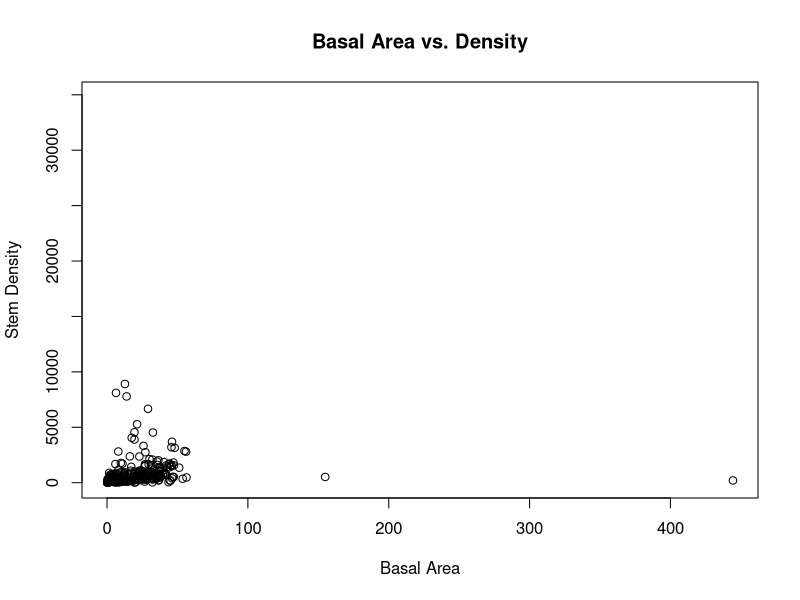
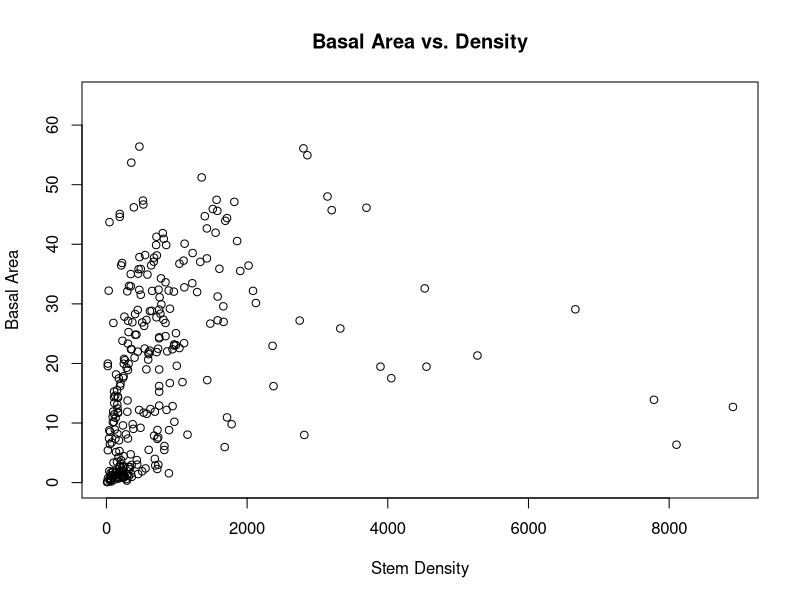
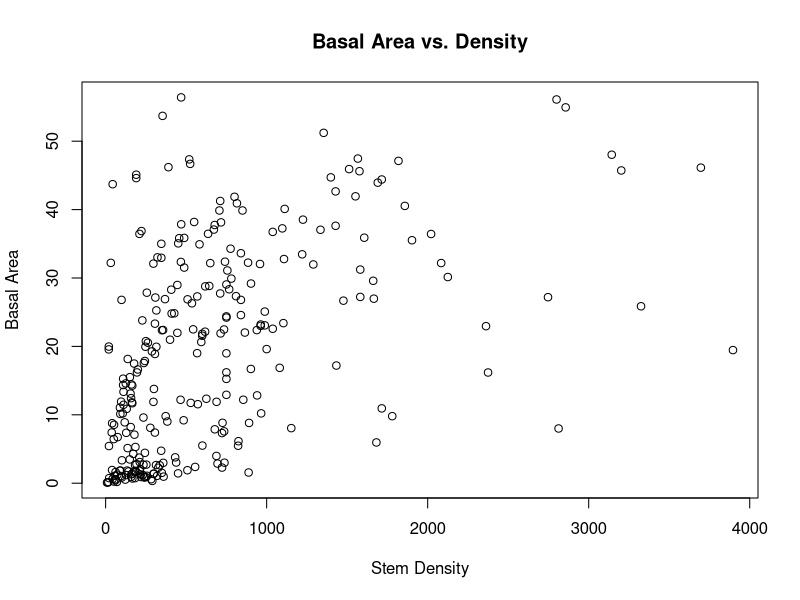

Generate these figures, in order, with R: (Note: this script raises an error after producing the figures.)
require(dplyr)
require(raster)

new_data <- read.csv("Woody.csv")

plot(new_data$BA, new_data$Density, main="Basal Area vs. Density",
     xlab="Basal Area", ylab="Stem Density")
new_data1 <- new_data[which(new_data$BA < 100),]
plot(new_data1$Density, new_data1$BA, main="Basal Area vs. Density",
     xlab="Stem Density", ylab="Basal Area")
new_data2 <- new_data1[which(new_data1$Density < 4000),]
plot(new_data2$Density, new_data2$BA, main="Basal Area vs. Density",
     xlab="Stem Density", ylab="Basal Area")
model <- lm(Density~BA, data = new_data2)
summary(model)

new_data$FireOn <- NULL
for (i in 1:nrow(new_data)) {
  if(new_data$FireFreq[i] == 0) { 
    new_data$FireOn[i] = FALSE
  }
  else {
    new_data$FireOn[i] = TRUE 
  }
}

library(plyr)
ba <- new_data[which(!is.na(new_data$BA)),]
ba_means <- ddply(ba, .(Site, FireOn), summarise, N = length(BA), 
               mean = mean(BA), sd = sd(BA), se = sd/sqrt(N))

for(i in 1:nrow(ba_means)) { 
  for(j in 1:nrow(new_data)) {
    if(ba_means$Site[i] == new_data$Site[j]) {
      ba_means$Temp[i] = new_data$Temp[j]
      ba_means$Precip[i] = new_data$Precip[j]
      ba_means$grassy[i] = new_data$grassy[j]
    } 
  }
}

ba_means <- ba_means[which(ba_means$mean < 75),]

library(ggplot2)


ba_precip <- ggplot(ba_means, aes(Precip, mean, 
                               colour = interaction(FireOn, grassy), 
                               shape = grassy)) + 
  geom_point() + geom_errorbar(aes(ymin=mean-se, ymax=mean+se), width=.1, 
                               show.legend = FALSE) + 
  theme_bw() + xlab("Mean Annual Precipitation") + ylab("Basal Area")

ba_precip
ba_precip + coord_trans(y = 'log10')

#Stems

stems <- new_data[which(!is.na(new_data$Density)),]
stem_means <- ddply(stems, .(Site, FireOn), summarise, N = length(Density), 
                  mean = mean(Density), sd = sd(Density), se = sd/sqrt(N))

for(i in 1:nrow(stem_means)) { 
  for(j in 1:nrow(new_data)) {
    if(stem_means$Site[i] == new_data$Site[j]) {
      stem_means$Temp[i] = new_data$Temp[j]
      stem_means$Precip[i] = new_data$Precip[j]
      stem_means$grassy[i] = new_data$grassy[j]
    } 
  }
}

stem_means <- stem_means[which(stem_means$mean < 1000),]

stem_precip <- ggplot(stem_means, aes(Precip, mean, 
                                  colour = interaction(FireOn, grassy), 
                                  shape = grassy)) + 
  geom_point() + geom_errorbar(aes(ymin=mean-se, ymax=mean+se), width=.1, 
                               show.legend = FALSE) + 
  theme_bw() + xlab("Mean Annual Precipitation") + ylab("Density (Stems/Ha)")



stem_precip
stem_precip + coord_trans(y = 'log10')

# Normalize length

norm_length <- new_data
norm_length$Duration <- 50

obj <- lm(BA ~ Duration + Precip + FireFreq*grassy, data = new_data)
obj <- lm(BA ~ Duration*Precip*Temp*FireFreq*grassy, data = new_data)




obj2 <- lm(BA ~ Duration + FireFreq + Precip, data = new_data)

norm_length$predictedba <- predict(obj, norm_length)
norm_length$diff <- norm_length$BA - norm_length$predictedba

means_norm <- ddply(norm_length, .(Site, FireOn), summarise,
                    N = length(predictedba),
                    mean = mean(predictedba), sd = sd(predictedba), se = sd/sqrt(N))

means_norm <- means_norm[which(means_norm$Site != "Okmulgee"),]
means_norm <- means_norm[which(means_norm$Site != "Wharton"),]

for(i in 1:nrow(means_norm)) {
  for(j in 1:nrow(new_data)) {
    if(means_norm$Site[i] == new_data$Site[j]) {
      means_norm$Temp[i] = new_data$Temp[j]
      means_norm$Precip[i] = new_data$Precip[j]
      means_norm$grassy[i] = new_data$grassy[j]
    }
  }
}

ba_precip2 <- ggplot(means_norm, aes(Precip, mean, 
                                  colour = interaction(FireOn, grassy), 
                                  shape = grassy)) + 
  geom_point() + geom_errorbar(aes(ymin=mean-se, ymax=mean+se), width=.1, 
                               show.legend = FALSE) + 
  theme_bw() + xlab("Mean Annual Precipitation") + ylab("Basal Area")

ba_precip2

# require(lme4) 
# obj2 <- lmer(BA ~ FireFreq + Precip + Duration + (1|Site), data=new_data)
# 
# norm_length$predictedba2 <- predict(obj2, norm_length)
# norm_length$diff2 <- norm_length$BA - norm_length$predictedba2
# 
# means_norm2 <- ddply(norm_length, .(Site, FireOn), summarise, 
#                      N = length(predictedba2), 
#                      mean = mean(predictedba2), sd = sd(predictedba2), 
#                      se = sd/sqrt(N))
# 
# for(i in 1:nrow(means_norm2)) { 
#   for(j in 1:nrow(new_data)) {
#     if(means_norm2$Site[i] == new_data$Site[j]) {
#         means_norm2$Temp[i] = new_data$Temp[j]
#         means_norm2$Precip[i] = new_data$Precip[j]
#         means_norm2$grassy[i] = new_data$grassy[j]
#     } 
#   }
# }
# 
# ba_precip3 <- ggplot(means_norm2, aes(Precip, mean, 
#                                       colour = interaction(FireOn, grassy), 
#                                       shape = grassy)) + 
#   geom_point() + theme_bw() + xlab("mean annual precipitation") + 
#   ylab("basal area") + 
# 
# ba_precip3
# ba_precip3 + coord_trans(y = 'log10')
